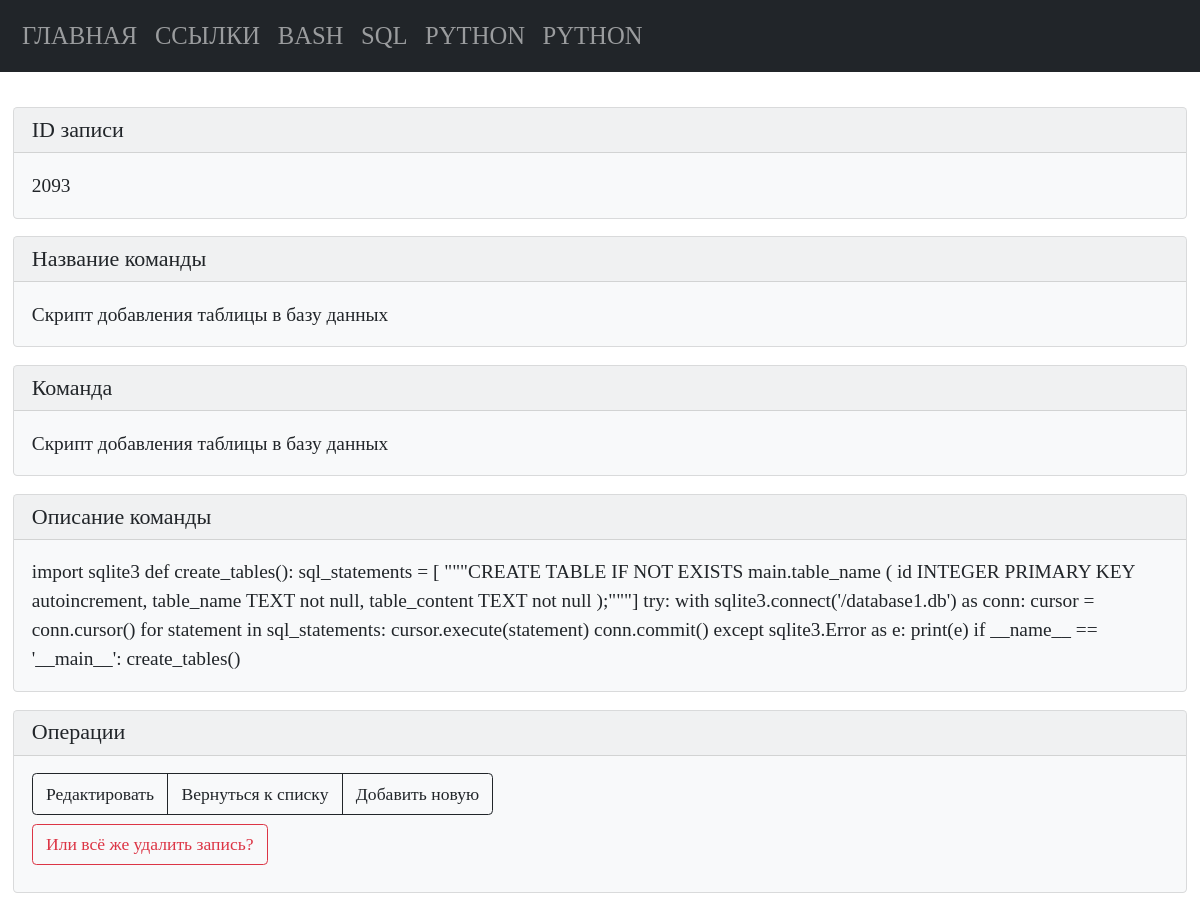
/python/view/2093, run on an earlier commit of the app's database.
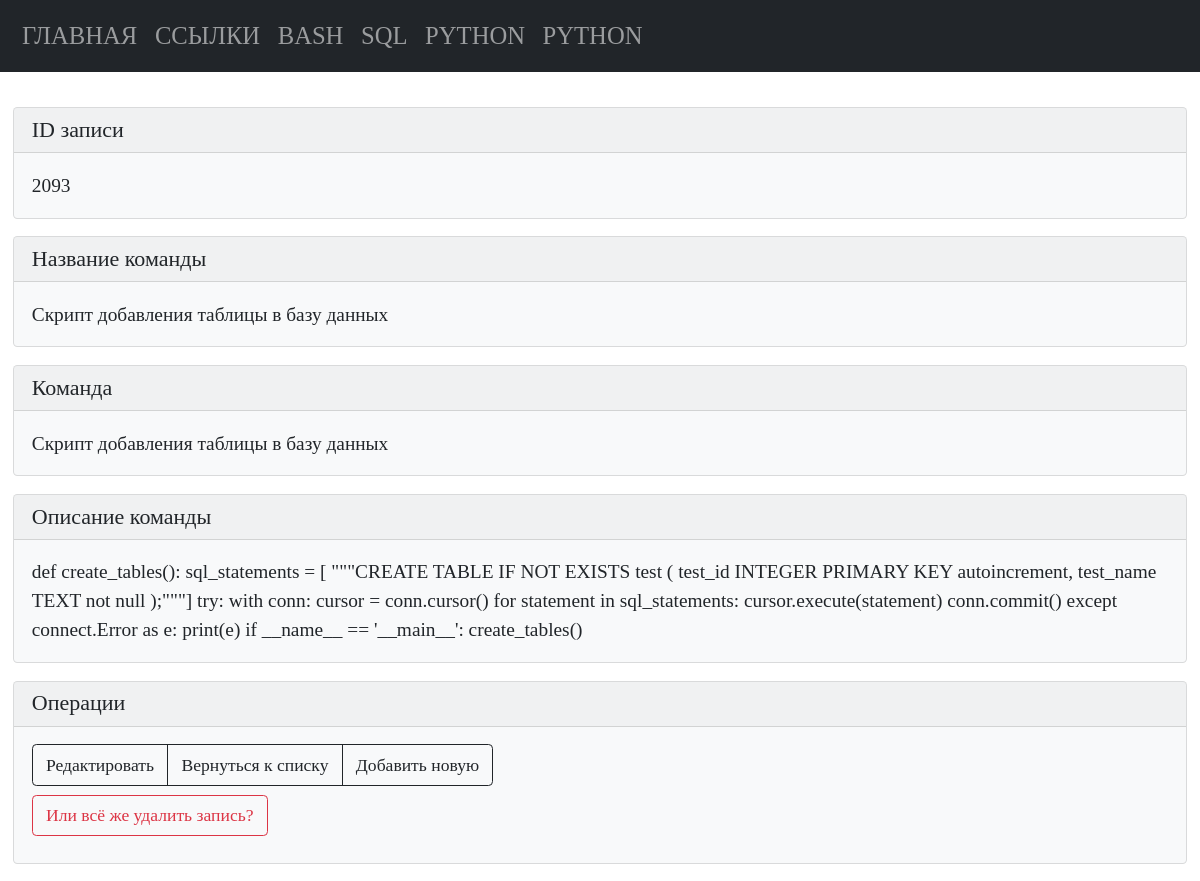
And on a later commit of the database.
### tables this page shows
CREATE TABLE "python" (
    "python_id" INTEGER PRIMARY KEY AUTOINCREMENT,
    "python_command" TEXT NOT NULL,
    "python_name" TEXT NOT NULL
  , "python_description" TEXT);

### modules/python/get_post_python_command.py (the view)
@bp.route("/python/view/<int:python_id>")
def get_post_python_command(python_id):
    conn = connect.get_db_connection()
    python_view = conn.execute("SELECT * FROM python WHERE python_id = ?",
                               (python_id,)).fetchone()
    conn.close()
    return render_template("python/python_view_command.html",
                           python_view=python_view)

### modules/connect.py (called while the page is built)
def get_db_connection():
    db_path = os.path.join(BASE_DIR, '../database.db')
    conn = sqlite3.connect(db_path)
    conn.row_factory = sqlite3.Row
    return conn

### templates/python/python_view_command.html (shortened to what this page needs)
{% extends 'base.html' %}
{% block content %}
<div class="card text-dark bg-light mb-3">
   <div class="card-header h5">ID записи</div>
   <div class="card-body">
      <p class="card-text">{{ python_view['python_id'] }}</p>
   </div>
</div>
<div class="card text-dark bg-light mb-3">
   <div class="card-header h5">Название команды</div>
   <div class="card-body">
      <p class="card-text">{{ python_view['python_name'] }}</p>
   </div>
</div>
<div class="card text-dark bg-light mb-3">
   <div class="card-header h5">Команда</div>
   <div class="card-body">
      <p class="card-text">{{ python_view['python_command'] }}</p>
   </div>
</div>
<div class="card text-dark bg-light mb-3">
   <div class="card-header h5">Описание команды</div>
   <div class="card-body">
      <p class="card-text">{{ python_view['python_description'] }}</p>
   </div>
</div>
<div class="card text-dark bg-light mb-3">
   <div class="card-header h5">Операции</div>
   <div class="card-body">
      <div class="btn-group pb-2" role="group" aria-label="...">
         <a href="{{ url_for('edit_python_command.edit_python_command', python_id=python_view['python_id']) }} "
            class="btn btn-outline-dark">Редактировать</a>
         <a href="{{ url_for('python_list_commands.python_list_commands') }}" class="btn btn-outline-dark">Вернуться к списку</a>
         <a href="{{ url_for('add_python_command.add_python_command') }}" class="btn btn-outline-dark">Добавить новую</a>
      </div>
      <form action="{{ url_for('delete_python_command.delete_python_command', python_id=python_view['python_id'])}}"
         method="POST" class="pb-2">
         <input type="submit" class="btn btn-outline-danger" value="Или всё же удалить запись?"
            onclick="return confirm('Вы точно уверены что хотите удалить запись?')" />
      </form>
   </div>
</div>
{% endblock %}

### templates/base.html (shortened to what this page needs)
<!doctype html>
<html>
   <head>
      <link href="https://cdn.jsdelivr.net/npm/bootstrap@5.0.2/dist/css/bootstrap.min.css" rel="stylesheet">
      <link href="{{ url_for('static', filename='styles.css') }}" rel="stylesheet">
   </head>
   <body>
      {% include 'navbar.html' %}
      <div class="container-fluid">
         <article>
            {% block content %}
            {% endblock %}
         </article>
      </div>
   </body>
</html>

### templates/navbar.html (shortened to what this page needs)
<nav class="navbar navbar-expand-lg navbar navbar-dark bg-dark">
  <div class="container-fluid">
    <div class="collapse navbar-collapse" id="navbarNav">
      <ul class="navbar-nav">
        <li class="nav-item">
          <a class="nav-link" href="{{ url_for('index.index') }}">Главная</a>
        </li>
        <li class="nav-item">
          <a class="nav-link" href="{{ url_for('links_list_commands.links_list_commands') }}">Ссылки</a>
        </li>
        <li class="nav-item">
          <a class="nav-link" href="{{ url_for('bash_list_commands.bash_list_commands') }}">Bash</a>
        </li>
        <li class="nav-item">
          <a class="nav-link" href="{{ url_for('sql_list_commands.sql_list_commands') }}">SQL</a>
        </li>
        <li class="nav-item">
          <a class="nav-link" href="{{ url_for('python_list_commands.python_list_commands') }}">Python</a>
        </li>
        <li class="nav-item">
          <a class="nav-link" href="{{ url_for('test_list.test_list') }}">Python</a>
        </li>
      </ul>
    </div>
  </div>
</nav>

### static/styles.css (style rules this page uses)
* { font-family: consolas; font-size: 1.1rem; }
a { color: black; text-decoration: none; }
.nav-link { font-size: 1.4rem; text-transform: uppercase; }
article { padding-top: 2rem; }

What changed in the data, as far as the page shows it:
changed python "Скрипт добавления таблицы в базу данных": python_description "import sqlite3 def create_tables(): sql_statements = [ \"\"\"CREATE TABLE IF NOT EXISTS main.table_name ( id INTEGER PRIMARY KEY autoincrement, table_name TEXT not null, table_content TEXT not null );\"\"\"] try: with sqlite3.connect('/database1.db') as conn: cursor = conn.cursor() for statement in sql_statements: cursor.execute(statement) conn.commit() except sqlite3.Error as e: print(e) if…" → "def create_tables(): sql_statements = [ \"\"\"CREATE TABLE IF NOT EXISTS test ( test_id INTEGER PRIMARY KEY autoincrement, test_name TEXT not null );\"\"\"] try: with conn: cursor = conn.cursor() for statement in sql_statements: cursor.execute(statement) conn.commit() except connect.Error as e: print(e) if…"
